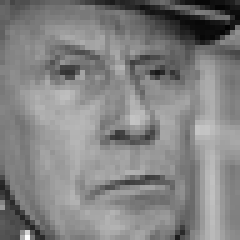
#> input picture dataset/train/angry/im1067.png, 48 x 48 px (shown 5 times larger); its folder holds only this picture in this run
$ python train_model.py
#> lines starting #> are read from the running program, lines starting #| are printed output that depends on the picture
### utils.py
import cv2
import numpy as np

def apply_dip_preprocessing(image):
    """
    Applies Digital Image Processing (DIP) techniques to preprocess the image for the model.
    Steps:
    1. Convert to Grayscale (if needed).
    2. Apply Histogram Equalization (to improve contrast).
    3. Apply Gaussian Blur (kernel size 3x3, to remove noise).

    Args:
        image: Input image (numpy array).

    Returns:
        Processed image.
    """
    # 1. Convert to Grayscale if the image has 3 channels
    if len(image.shape) == 3 and image.shape[2] == 3:
        gray = cv2.cvtColor(image, cv2.COLOR_BGR2GRAY)
    else:
        gray = image

    # 2. Apply Histogram Equalization
    # Improves contrast by stretching the intensity range
    equ = cv2.equalizeHist(gray)

    # 3. Apply Gaussian Blur
    # Removes high-frequency noise which can confuse the model
    blurred = cv2.GaussianBlur(equ, (3, 3), 0)

    return blurred

# [35 lines left out: function apply_post_processing_filters, not called in this run]

### train_model.py
import cv2
import numpy as np
import os
import joblib
from sklearn.svm import LinearSVC
from sklearn.model_selection import train_test_split
from sklearn.metrics import accuracy_score, classification_report
from skimage.feature import local_binary_pattern

# Import DIP preprocessing from utils
from utils import apply_dip_preprocessing

# Configuration
DATASET_PATH = "dataset/train"
MODEL_FILENAME = "emotion_model.pkl"
FACE_CASCADE_PATH = cv2.data.haarcascades + 'haarcascade_frontalface_default.xml'
SAMPLES_PER_CLASS = 100000  # Use all data

def extract_lbp_features(image):
    """
    Extracts LBP features with radius=3, n_points=24.
    """
    radius = 3
    n_points = 24  # 8 * radius, keeping consistent with request
    method = 'uniform'

    # Check if image is color, if so convert to gray (though preprocessing should handle it)
    if len(image.shape) == 3:
        gray = cv2.cvtColor(image, cv2.COLOR_BGR2GRAY)
    else:
        gray = image

    lbp = local_binary_pattern(gray, n_points, radius, method)

    # Calculate histogram
    # For 'uniform' method, number of bins = n_points + 2
    n_bins = int(n_points + 2)
    hist, _ = np.histogram(lbp.ravel(), bins=n_bins, range=(0, n_bins), density=True)

    return hist

def train_svm_model():
    print("Loading dataset and extracting features...")

    X = []
    y = []

    # Traverse through emotion folders
    if not os.path.exists(DATASET_PATH):
        print(f"Error: Dataset path '{DATASET_PATH}' does not exist.")
        return

    for emotion_label in os.listdir(DATASET_PATH):
        emotion_dir = os.path.join(DATASET_PATH, emotion_label)

        if not os.path.isdir(emotion_dir):
            continue

        print(f"Processing Class: {emotion_label}")

        # 1. Load all images for this class first
        class_images = []
        for image_name in os.listdir(emotion_dir):
            if not image_name.lower().endswith(('.jpg', '.jpeg', '.png')):
                continue
            image_path = os.path.join(emotion_dir, image_name)
            img = cv2.imread(image_path)
#> img is the input picture: shape (48, 48, 3); min 2, max 255, mean 129.8
            if img is not None:
                class_images.append(img)

        # Limit to SAMPLES_PER_CLASS if we have too many
        if len(class_images) > SAMPLES_PER_CLASS:
            class_images = class_images[:SAMPLES_PER_CLASS]

        # 2. Data Augmentation for Minority Classes
        # If we have fewer than MIN_SAMPLES, synthetically generate more!
        MIN_SAMPLES = 3000
        current_count = len(class_images)
#> current_count = 1

        if current_count < MIN_SAMPLES and current_count > 0:
            print(f"  -> Augmenting {emotion_label} from {current_count} to {MIN_SAMPLES} samples...")
#> (printed output is left out)
            diff = MIN_SAMPLES - current_count
#> diff = 2999

            # Simple augmentation loop
            for i in range(diff):
                # Pick a random original image
                orig_img = class_images[i % current_count]

                # Apply Random Augmentations
                aug_img = orig_img.copy()

                # Random Flip
                if np.random.rand() > 0.5:
                    aug_img = cv2.flip(aug_img, 1) # Horizontal flip

                # Random Noise (Gaussian)
                if np.random.rand() > 0.5:
                    gauss = np.random.normal(0, 10, aug_img.shape).astype('uint8')
                    # Add noise with clipping
                    aug_img = cv2.add(aug_img, gauss)

                # Random Brightness
                if np.random.rand() > 0.5:
                    value = np.random.randint(-30, 30)
                    if value > 0:
                        aug_img = np.minimum(aug_img + value, 255).astype('uint8')
                    else:
                        aug_img = np.maximum(aug_img + value, 0).astype('uint8')

                class_images.append(aug_img)
#> this loop made 2999 passes
#> pass 1, in train_svm_model, `aug_img = cv2.flip(aug_img, 1)`:
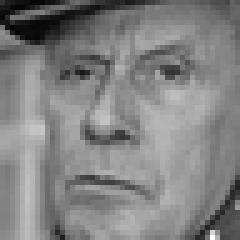
#> aug_img: shape (48, 48, 3) (shown 5 times larger); min 2, max 255, mean 129.8
#> pass 1, in train_svm_model, `aug_img = cv2.add(aug_img, gauss)`:
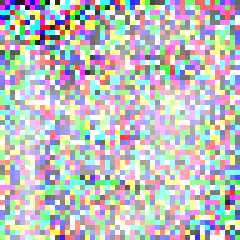
#> aug_img: shape (48, 48, 3) (shown 5 times larger); mean B, G, R 193.1, 191.4, 191.2
#> pass 1, in train_svm_model, `aug_img = np.maximum(aug_img + value, 0).astype('uint8')`:
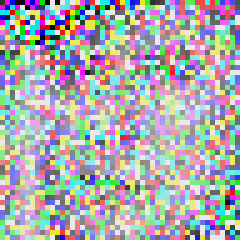
#> aug_img: shape (48, 48, 3) (shown 5 times larger); mean B, G, R 171.2, 169.4, 169.2
#> pass 2, in train_svm_model, `aug_img = cv2.add(aug_img, gauss)`:
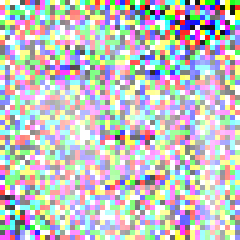
#> aug_img: shape (48, 48, 3) (shown 5 times larger); mean B, G, R 192.5, 192, 192.4
#> after the loop, class_images = 3000 items

        # 3. Process All Images (Original + Augmented)
        count = 0
        for img in class_images:
            # Apply DIP Preprocessing
            processed_img = apply_dip_preprocessing(img)

            # Extract Features (LBP)
            lbp_hist = extract_lbp_features(processed_img)

            X.append(lbp_hist)
            y.append(emotion_label)
            count += 1
#> this loop made 3000 passes
#> pass 1, in apply_dip_preprocessing, `equ = cv2.equalizeHist(gray)`:
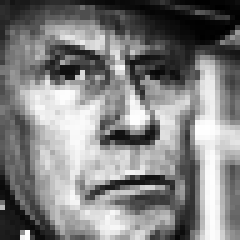
#> equ: shape (48, 48) (shown 5 times larger); min 0, max 255, mean 128.7
#> pass 1, in apply_dip_preprocessing, `blurred = cv2.GaussianBlur(equ, (3, 3), 0)`:
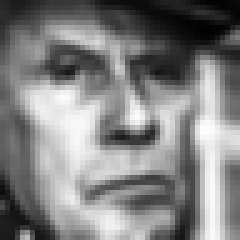
#> blurred: shape (48, 48) (shown 5 times larger); min 2, max 253, mean 128.9
#> pass 1, in extract_lbp_features, `lbp = local_binary_pattern(gray, n_points, radius, method)`:
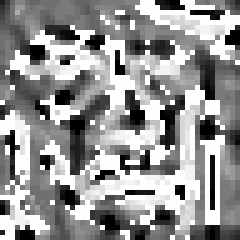
#> lbp: shape (48, 48) float64 (shown 5 times larger); min 0, max 25, mean 14.5; drawn with min black and max white
#> after the loop, X = 3000 items; count = 3000; y = 3000 items, first 6: 'angry', 'angry', 'angry', 'angry', 'angry', 'angry'

        print(f"  -> Features extracted: {count}")
#|   -> Features extracted: 3000
#> pass 2 of the loop in train_svm_model, `for emotion_label in os.listdir(DATASET_PATH):`:
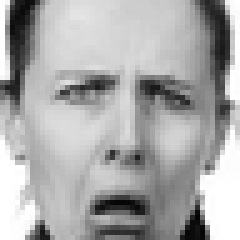
#> input picture dataset/train/disgusted/im102.png, 48 x 48 px (shown 5 times larger)
#> in train_svm_model, img is the input picture: shape (48, 48, 3); min 3, max 255, mean 170.1
#> (printed output is left out)
#> the loop in train_svm_model, `for img in class_images:` made 3000 passes
#> pass 1, in extract_lbp_features (call 3001), `lbp = local_binary_pattern(gray, n_points, radius, method)`:
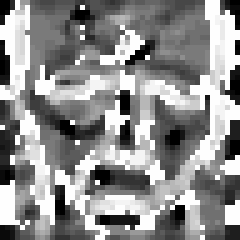
#> lbp: shape (48, 48) float64 (shown 5 times larger); min 0, max 25, mean 13.9; drawn with min black and max white
#> after the loop in train_svm_model, `for img in class_images:`:
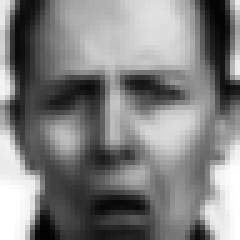
#> processed_img: shape (48, 48) (shown 5 times larger); min 2, max 255, mean 128.5
#> after the loop in train_svm_model, `for img in class_images:`: X = 6000 items; count = 3000; y = 6000 items, first 6: 'angry', 'angry', 'angry', 'angry', 'angry', 'angry'
#|   -> Features extracted: 3000

    X = np.array(X)
    y = np.array(y)

    if len(X) == 0:
        print("No images found. Check dataset path.")
        return

    print(f"Total samples: {len(X)}")
#| Total samples: 6000
    print(f"Classes found: {np.unique(y)}")
#| Classes found: ['angry' 'disgusted']

    # Train/Test Split
    X_train, X_test, y_train, y_test = train_test_split(X, y, test_size=0.2, random_state=42)

    print("Training LinearSVC Model...")
    # Using LinearSVC as requested
    svm = LinearSVC(random_state=42, max_iter=2000, class_weight='balanced') # Increased max_iter for convergence, added balanced weights
    svm.fit(X_train, y_train)

    print("Evaluating Model...")
    y_pred = svm.predict(X_test)
    acc = accuracy_score(y_test, y_pred)
#> acc = 0.927
    print(f"Accuracy: {acc * 100:.2f}%")
#| Accuracy: 92.75%
    print(classification_report(y_test, y_pred))
#|               precision    recall  f1-score   support
#|        angry       0.88      1.00      0.93       613
#|    disgusted       1.00      0.86      0.92       587
#|     accuracy                           0.93      1200
#|    macro avg       0.94      0.93      0.93      1200
#| weighted avg       0.94      0.93      0.93      1200

    # Save Model
    joblib.dump(svm, MODEL_FILENAME)
    print(f"Model saved to {MODEL_FILENAME}")

if __name__ == "__main__":
    train_svm_model()
